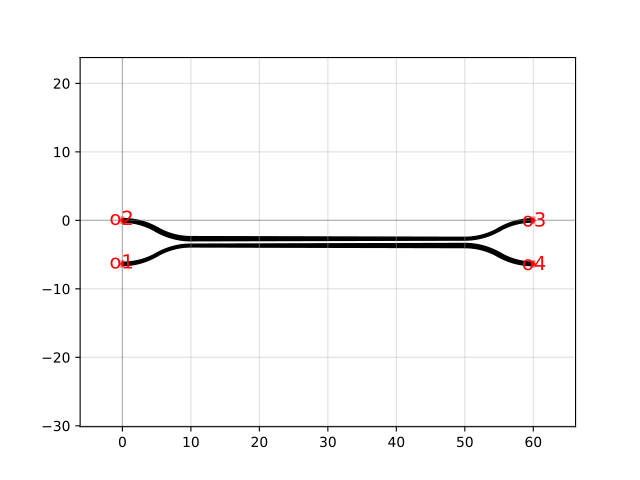

The Python source for this figure:
import gdsfactory as gf

c = gf.components.coupler_full(length=40.0, gap=0.5, dw=0.1, angle=0.5235987755982988, parity=1, port=[0, 0], direction='EAST', cross_section='strip')
c.plot()
